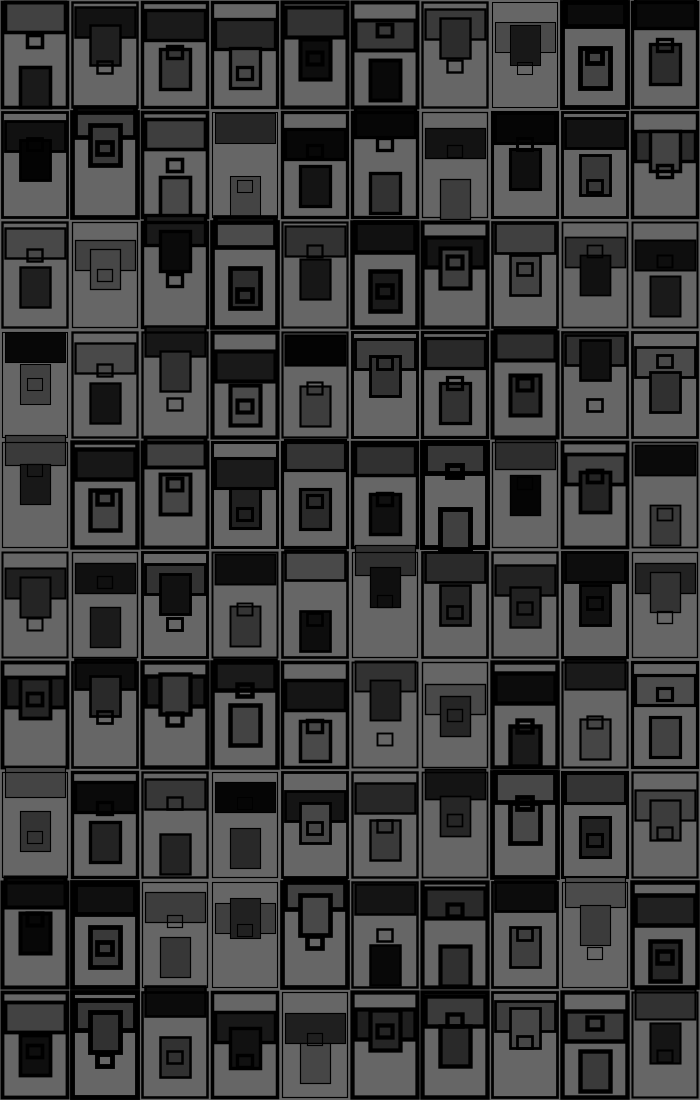
Frame 1 (no input)
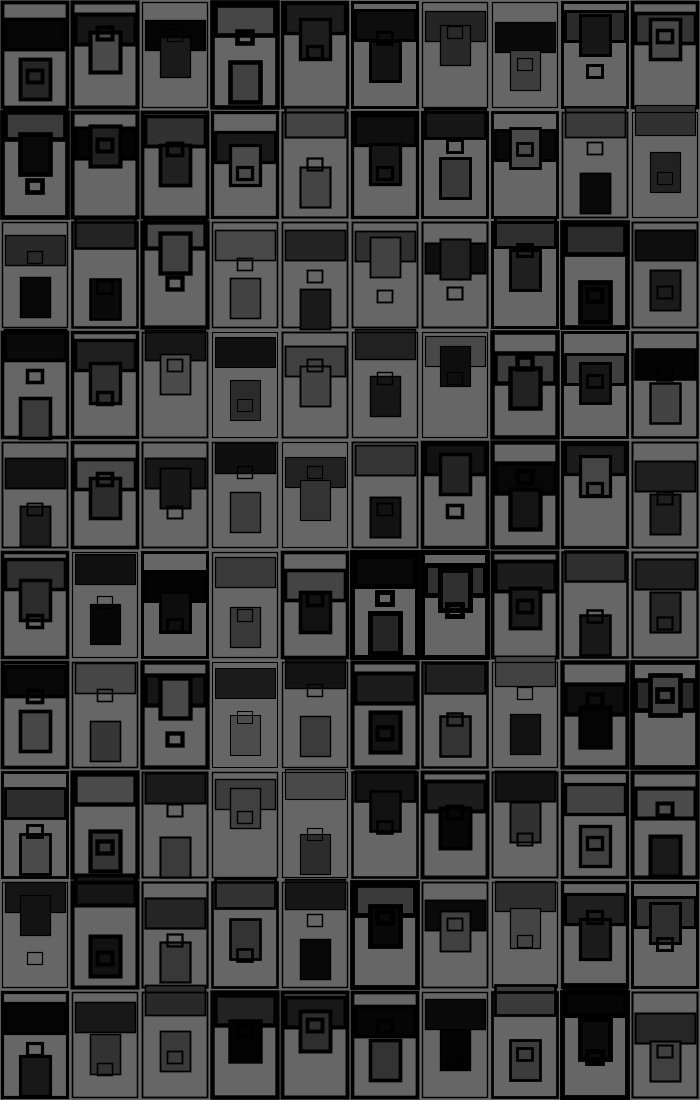
Frame 2 (the mouse pressed at the canvas centre, redrawn once)

The Processing sketch that drew these frames (run headless with seeded random() and noise(); the mouse was pressed at the canvas centre and the sketch redrawn once):

// Processing sketch: processing_44231
// ── processing_44231.pde

void setup()
{
  size(700, 1100);
  smooth();
  colorMode(HSB, 100); 
  noLoop();
  rectMode(CENTER);
}


void draw()
{ 
  background (40);
  for (int x=0;x<width; x=x+70)
  {
    for (int y=0; y<height;y=y+110)
    {
      float sw = map(y, 0, height, 10, 30);
      float ldf = map(x+y, 0, 1000, 0, 255);
      drawLogo(x, y, random(1, 5), random(10, 40), random(30,90), random (30, 80), random (1,30), random (1,30));
    }
  }
}
void drawLogo ( float x, float y, float sw, float centerh1, float centerh2, float centerh3, float fill1, float fill2 )
{
  pushMatrix();
  translate(x, y);
  noFill();
  stroke(255, 0, 0);
  strokeWeight(sw);

  fill(fill1);
  rect (35, centerh1, 60, 30);
  noFill();
  rect (35, 55, 65, 105); 
  fill(fill2);
  rect (35, centerh2, 30, 40);
  noFill();
  rect (35, centerh3, 15, 12);

  popMatrix();
}
